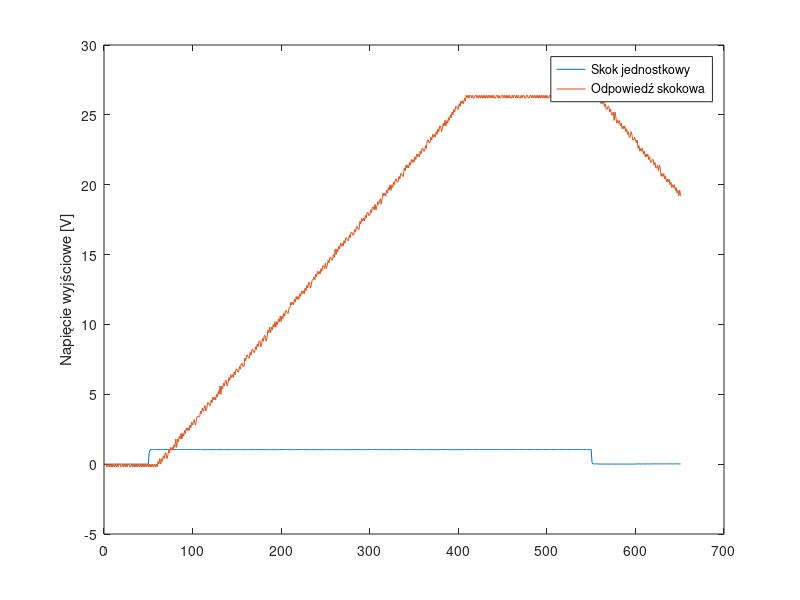

MATLAB code for this plot:
data = csvread("NewFile7.csv",2,0)
ch1 = data(550:1200, 1)
ch2 = data(550:1200, 2)
ch1 = ch1 + abs(ch1(1))
ch2 = ch2 + abs(ch2(2))
plot(ch1)
hold on
plot(ch2)
hold off
%xlabel('Częstotliwość [Hz]')
ylabel('Napięcie wyjściowe [V]')
legend("Skok jednostkowy", "Odpowiedź skokowa")
save("test.mat", "ch1")